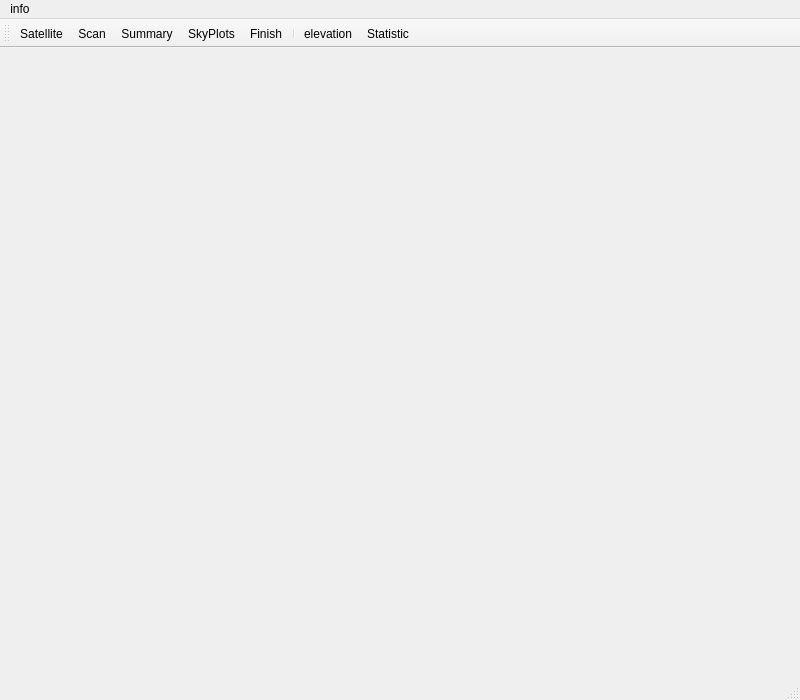
<?xml version="1.0" encoding="UTF-8"?>
<ui version="4.0">
 <class>SatelliteScheduling</class>
 <widget class="QMainWindow" name="SatelliteScheduling">
  <property name="geometry">
   <rect>
    <x>0</x>
    <y>0</y>
    <width>800</width>
    <height>700</height>
   </rect>
  </property>
  <property name="windowTitle">
   <string>MainWindow</string>
  </property>
  <widget class="QWidget" name="centralwidget">
   <layout class="QVBoxLayout" name="verticalLayout_13">
    <item>
     <widget class="QStackedWidget" name="stackedWidget">
      <property name="currentIndex">
       <number>5</number>
      </property>
      <widget class="QWidget" name="page">
       <layout class="QVBoxLayout" name="verticalLayout_5" stretch="2,3,0">
        <item>
         <widget class="QSplitter" name="splitter">
          <property name="orientation">
           <enum>Qt::Horizontal</enum>
          </property>
          <widget class="QGroupBox" name="groupBox">
           <property name="title">
            <string>Available</string>
           </property>
           <layout class="QVBoxLayout" name="verticalLayout">
            <item>
             <widget class="QTreeView" name="treeView_available">
              <property name="editTriggers">
               <set>QAbstractItemView::NoEditTriggers</set>
              </property>
              <property name="alternatingRowColors">
               <bool>true</bool>
              </property>
             </widget>
            </item>
            <item>
             <layout class="QHBoxLayout" name="horizontalLayout_2">
              <item>
               <widget class="QLabel" name="label_2">
                <property name="text">
                 <string>Filter:</string>
                </property>
               </widget>
              </item>
              <item>
               <widget class="QLineEdit" name="lineEdit_availableFilter"/>
              </item>
             </layout>
            </item>
           </layout>
          </widget>
          <widget class="QGroupBox" name="groupBox_2">
           <property name="title">
            <string>Selected</string>
           </property>
           <layout class="QVBoxLayout" name="verticalLayout_2">
            <item>
             <widget class="QTreeView" name="treeView_selected">
              <property name="alternatingRowColors">
               <bool>true</bool>
              </property>
             </widget>
            </item>
            <item>
             <layout class="QHBoxLayout" name="horizontalLayout_3">
              <item>
               <spacer name="horizontalSpacer">
                <property name="orientation">
                 <enum>Qt::Horizontal</enum>
                </property>
                <property name="sizeHint" stdset="0">
                 <size>
                  <width>40</width>
                  <height>20</height>
                 </size>
                </property>
               </spacer>
              </item>
              <item>
               <widget class="QPushButton" name="pushButton_saveList">
                <property name="text">
                 <string> save</string>
                </property>
                <property name="icon">
                 <iconset resource="../myresources.qrc">
                  <normaloff>:/icons/icons/document-export.png</normaloff>:/icons/icons/document-export.png</iconset>
                </property>
               </widget>
              </item>
              <item>
               <widget class="QPushButton" name="pushButton_loadList">
                <property name="text">
                 <string> load</string>
                </property>
                <property name="icon">
                 <iconset resource="../myresources.qrc">
                  <normaloff>:/icons/icons/folder-open-5.png</normaloff>:/icons/icons/folder-open-5.png</iconset>
                </property>
               </widget>
              </item>
             </layout>
            </item>
           </layout>
          </widget>
         </widget>
        </item>
        <item>
         <layout class="QHBoxLayout" name="horizontalLayout_map">
          <item>
           <widget class="QGroupBox" name="groupBox_3">
            <property name="title">
             <string>plot options</string>
            </property>
            <layout class="QVBoxLayout" name="verticalLayout_4">
             <item>
              <widget class="QCheckBox" name="checkBox_showTracks">
               <property name="text">
                <string>show tracks</string>
               </property>
              </widget>
             </item>
             <item>
              <widget class="QCheckBox" name="checkBox_showStations">
               <property name="text">
                <string>show stations</string>
               </property>
               <property name="checked">
                <bool>true</bool>
               </property>
              </widget>
             </item>
             <item>
              <widget class="QSlider" name="horizontalSlider_adjustTime">
               <property name="orientation">
                <enum>Qt::Horizontal</enum>
               </property>
              </widget>
             </item>
             <item>
              <widget class="QDateTimeEdit" name="dateTimeEdit_showTime"/>
             </item>
             <item>
              <spacer name="verticalSpacer">
               <property name="orientation">
                <enum>Qt::Vertical</enum>
               </property>
               <property name="sizeHint" stdset="0">
                <size>
                 <width>20</width>
                 <height>40</height>
                </size>
               </property>
              </spacer>
             </item>
            </layout>
           </widget>
          </item>
         </layout>
        </item>
        <item>
         <layout class="QHBoxLayout" name="horizontalLayout_5">
          <item>
           <widget class="QPushButton" name="pushButton_screenshot_worldmap">
            <property name="text">
             <string/>
            </property>
            <property name="icon">
             <iconset resource="../myresources.qrc">
              <normaloff>:/icons/icons/camera.png</normaloff>:/icons/icons/camera.png</iconset>
            </property>
           </widget>
          </item>
          <item>
           <spacer name="horizontalSpacer_2">
            <property name="orientation">
             <enum>Qt::Horizontal</enum>
            </property>
            <property name="sizeHint" stdset="0">
             <size>
              <width>40</width>
              <height>20</height>
             </size>
            </property>
           </spacer>
          </item>
          <item>
           <widget class="QPushButton" name="pushButton_showConstant">
            <property name="text">
             <string>show constant times</string>
            </property>
           </widget>
          </item>
          <item>
           <widget class="QPushButton" name="pushButton_process">
            <property name="text">
             <string>process</string>
            </property>
            <property name="icon">
             <iconset resource="../myresources.qrc">
              <normaloff>:/icons/icons/arrow-right-3.png</normaloff>:/icons/icons/arrow-right-3.png</iconset>
            </property>
           </widget>
          </item>
         </layout>
        </item>
       </layout>
      </widget>
      <widget class="QWidget" name="page_2">
       <layout class="QVBoxLayout" name="verticalLayout_6">
        <item>
         <widget class="QGroupBox" name="groupBox_4">
          <property name="title">
           <string>Select template</string>
          </property>
          <layout class="QVBoxLayout" name="verticalLayout_8">
           <item>
            <widget class="QTreeWidget" name="treeWidget_template">
             <column>
              <property name="text">
               <string>satellite</string>
              </property>
             </column>
             <column>
              <property name="text">
               <string>start</string>
              </property>
             </column>
             <column>
              <property name="text">
               <string>end</string>
              </property>
             </column>
             <column>
              <property name="text">
               <string>duration</string>
              </property>
             </column>
             <column>
              <property name="text">
               <string>station(s)</string>
              </property>
             </column>
            </widget>
           </item>
          </layout>
         </widget>
        </item>
        <item>
         <widget class="QGroupBox" name="groupBox_5">
          <property name="title">
           <string>Adjust</string>
          </property>
          <layout class="QVBoxLayout" name="verticalLayout_7">
           <item>
            <layout class="QHBoxLayout" name="horizontalLayout_6">
             <item>
              <widget class="QLabel" name="label_3">
               <property name="text">
                <string>Scan to satellite</string>
               </property>
              </widget>
             </item>
             <item>
              <widget class="QLabel" name="label_adjustSatName">
               <property name="text">
                <string/>
               </property>
              </widget>
             </item>
             <item>
              <spacer name="horizontalSpacer_4">
               <property name="orientation">
                <enum>Qt::Horizontal</enum>
               </property>
               <property name="sizeHint" stdset="0">
                <size>
                 <width>40</width>
                 <height>20</height>
                </size>
               </property>
              </spacer>
             </item>
            </layout>
           </item>
           <item>
            <widget class="QTableWidget" name="tableWidget_adjust">
             <attribute name="verticalHeaderVisible">
              <bool>false</bool>
             </attribute>
             <column>
              <property name="text">
               <string/>
              </property>
             </column>
             <column>
              <property name="text">
               <string>station</string>
              </property>
             </column>
             <column>
              <property name="text">
               <string>start</string>
              </property>
             </column>
             <column>
              <property name="text">
               <string>end</string>
              </property>
             </column>
             <column>
              <property name="text">
               <string>dur</string>
              </property>
             </column>
            </widget>
           </item>
          </layout>
         </widget>
        </item>
        <item>
         <layout class="QHBoxLayout" name="horizontalLayout_4">
          <item>
           <widget class="QLabel" name="label_numScans">
            <property name="text">
             <string/>
            </property>
           </widget>
          </item>
          <item>
           <widget class="QLabel" name="label_6">
            <property name="text">
             <string>scans selected</string>
            </property>
           </widget>
          </item>
          <item>
           <widget class="QPushButton" name="pushButton_adjustStart">
            <property name="text">
             <string>adjust start</string>
            </property>
           </widget>
          </item>
          <item>
           <spacer name="horizontalSpacer_3">
            <property name="orientation">
             <enum>Qt::Horizontal</enum>
            </property>
            <property name="sizeHint" stdset="0">
             <size>
              <width>40</width>
              <height>20</height>
             </size>
            </property>
           </spacer>
          </item>
          <item>
           <widget class="QPushButton" name="pushButton_checkAndSave">
            <property name="text">
             <string>check and save</string>
            </property>
            <property name="icon">
             <iconset resource="../myresources.qrc">
              <normaloff>:/icons/icons/dialog-ok-2.png</normaloff>:/icons/icons/dialog-ok-2.png</iconset>
            </property>
           </widget>
          </item>
         </layout>
        </item>
       </layout>
      </widget>
      <widget class="QWidget" name="page_3">
       <layout class="QVBoxLayout" name="verticalLayout_9">
        <item>
         <layout class="QHBoxLayout" name="horizontalLayout_9">
          <item>
           <widget class="QGroupBox" name="groupBox_6">
            <property name="title">
             <string>general information</string>
            </property>
            <layout class="QHBoxLayout" name="horizontalLayout_8">
             <item>
              <layout class="QFormLayout" name="formLayout">
               <item row="0" column="0">
                <widget class="QLabel" name="label_4">
                 <property name="text">
                  <string>session start time</string>
                 </property>
                </widget>
               </item>
               <item row="0" column="1">
                <widget class="QDateTimeEdit" name="dateTimeEdit_sessionStart">
                 <property name="readOnly">
                  <bool>true</bool>
                 </property>
                 <property name="buttonSymbols">
                  <enum>QAbstractSpinBox::NoButtons</enum>
                 </property>
                </widget>
               </item>
               <item row="1" column="0">
                <widget class="QLabel" name="label_5">
                 <property name="text">
                  <string>session end time</string>
                 </property>
                </widget>
               </item>
               <item row="1" column="1">
                <widget class="QDateTimeEdit" name="dateTimeEdit_sessionEnd">
                 <property name="readOnly">
                  <bool>true</bool>
                 </property>
                 <property name="buttonSymbols">
                  <enum>QAbstractSpinBox::NoButtons</enum>
                 </property>
                </widget>
               </item>
               <item row="2" column="0">
                <widget class="QLabel" name="label_7">
                 <property name="text">
                  <string>list of stations</string>
                 </property>
                </widget>
               </item>
               <item row="2" column="1">
                <widget class="QListWidget" name="listWidget_listOfStations"/>
               </item>
              </layout>
             </item>
            </layout>
           </widget>
          </item>
          <item>
           <widget class="QGroupBox" name="groupBox_8">
            <property name="title">
             <string>constant times</string>
            </property>
            <layout class="QFormLayout" name="formLayout_2">
             <item row="0" column="0">
              <widget class="QLabel" name="label_9">
               <property name="text">
                <string>field system</string>
               </property>
              </widget>
             </item>
             <item row="0" column="1">
              <widget class="QSpinBox" name="spinBox_fs">
               <property name="readOnly">
                <bool>true</bool>
               </property>
               <property name="value">
                <number>6</number>
               </property>
              </widget>
             </item>
             <item row="1" column="0">
              <widget class="QLabel" name="label_8">
               <property name="text">
                <string>preob</string>
               </property>
              </widget>
             </item>
             <item row="1" column="1">
              <widget class="QSpinBox" name="spinBox_preob">
               <property name="readOnly">
                <bool>true</bool>
               </property>
               <property name="value">
                <number>10</number>
               </property>
               <property name="displayIntegerBase">
                <number>10</number>
               </property>
              </widget>
             </item>
            </layout>
           </widget>
          </item>
         </layout>
        </item>
        <item>
         <widget class="QGroupBox" name="groupBox_7">
          <property name="title">
           <string>selected scans</string>
          </property>
          <layout class="QVBoxLayout" name="verticalLayout_10">
           <item>
            <widget class="QTreeWidget" name="treeWidget_listOfSelectedScans">
             <column>
              <property name="text">
               <string>satellite</string>
              </property>
             </column>
             <column>
              <property name="text">
               <string>start</string>
              </property>
             </column>
             <column>
              <property name="text">
               <string>end</string>
              </property>
             </column>
             <column>
              <property name="text">
               <string>duration</string>
              </property>
             </column>
             <column>
              <property name="text">
               <string>station(s)</string>
              </property>
             </column>
            </widget>
           </item>
           <item>
            <layout class="QHBoxLayout" name="horizontalLayout_7">
             <property name="spacing">
              <number>6</number>
             </property>
             <property name="sizeConstraint">
              <enum>QLayout::SetDefaultConstraint</enum>
             </property>
             <property name="bottomMargin">
              <number>0</number>
             </property>
             <item>
              <spacer name="horizontalSpacer_5">
               <property name="orientation">
                <enum>Qt::Horizontal</enum>
               </property>
               <property name="sizeHint" stdset="0">
                <size>
                 <width>40</width>
                 <height>20</height>
                </size>
               </property>
              </spacer>
             </item>
             <item>
              <widget class="QPushButton" name="pushButton_removeScan">
               <property name="enabled">
                <bool>true</bool>
               </property>
               <property name="text">
                <string>Remove</string>
               </property>
               <property name="icon">
                <iconset resource="../myresources.qrc">
                 <normaloff>:/icons/icons/edit-delete-6.png</normaloff>:/icons/icons/edit-delete-6.png</iconset>
               </property>
               <property name="checkable">
                <bool>false</bool>
               </property>
               <property name="checked">
                <bool>false</bool>
               </property>
               <property name="autoDefault">
                <bool>false</bool>
               </property>
              </widget>
             </item>
            </layout>
           </item>
          </layout>
         </widget>
        </item>
       </layout>
      </widget>
      <widget class="QWidget" name="page_4">
       <layout class="QVBoxLayout" name="verticalLayout_21">
        <item>
         <layout class="QVBoxLayout" name="verticalLayout_16">
          <item>
           <widget class="QSplitter" name="splitter_ScanPlots_horizontal">
            <property name="orientation">
             <enum>Qt::Vertical</enum>
            </property>
            <widget class="QTreeWidget" name="treeWidget_selectedScanPlots">
             <column>
              <property name="text">
               <string>satellite</string>
              </property>
             </column>
             <column>
              <property name="text">
               <string>start</string>
              </property>
             </column>
             <column>
              <property name="text">
               <string>end</string>
              </property>
             </column>
             <column>
              <property name="text">
               <string>duration</string>
              </property>
             </column>
             <column>
              <property name="text">
               <string>station(s)</string>
              </property>
             </column>
            </widget>
            <widget class="QSplitter" name="splitter_ScanPlots_vertical">
             <property name="orientation">
              <enum>Qt::Horizontal</enum>
             </property>
             <widget class="QWidget" name="horizontalLayoutWidget">
              <layout class="QHBoxLayout" name="SkyPlot_Scan"/>
             </widget>
             <widget class="QWidget" name="horizontalLayoutWidget_2">
              <layout class="QHBoxLayout" name="ElevationPlot_Scan"/>
             </widget>
            </widget>
           </widget>
          </item>
          <item>
           <layout class="QHBoxLayout" name="horizontalLayout_12">
            <item>
             <widget class="QPushButton" name="pushButton_screenshot_SkyPlotScan">
              <property name="text">
               <string/>
              </property>
              <property name="icon">
               <iconset resource="../myresources.qrc">
                <normaloff>:/icons/icons/camera.png</normaloff>:/icons/icons/camera.png</iconset>
              </property>
             </widget>
            </item>
            <item>
             <spacer name="horizontalSpacer_8">
              <property name="orientation">
               <enum>Qt::Horizontal</enum>
              </property>
              <property name="sizeHint" stdset="0">
               <size>
                <width>37</width>
                <height>17</height>
               </size>
              </property>
             </spacer>
            </item>
            <item>
             <widget class="QPushButton" name="pushButton_screenshot_ElevationPlotScan">
              <property name="text">
               <string/>
              </property>
              <property name="icon">
               <iconset resource="../myresources.qrc">
                <normaloff>:/icons/icons/camera.png</normaloff>:/icons/icons/camera.png</iconset>
              </property>
             </widget>
            </item>
           </layout>
          </item>
         </layout>
        </item>
        <item>
         <layout class="QVBoxLayout" name="verticalLayout_20"/>
        </item>
       </layout>
      </widget>
      <widget class="QWidget" name="page_elevation">
       <layout class="QVBoxLayout" name="verticalLayout_12">
        <item>
         <widget class="QSplitter" name="splitter_satelliteElevation">
          <property name="orientation">
           <enum>Qt::Horizontal</enum>
          </property>
          <widget class="QWidget" name="layoutWidget">
           <layout class="QVBoxLayout" name="verticalLayout_11">
            <item>
             <layout class="QHBoxLayout" name="horizontalLayout_10">
              <item>
               <spacer name="horizontalSpacer_7">
                <property name="orientation">
                 <enum>Qt::Horizontal</enum>
                </property>
                <property name="sizeHint" stdset="0">
                 <size>
                  <width>40</width>
                  <height>20</height>
                 </size>
                </property>
               </spacer>
              </item>
              <item>
               <widget class="QLabel" name="label_10">
                <property name="text">
                 <string>Satellites</string>
                </property>
               </widget>
              </item>
              <item>
               <spacer name="horizontalSpacer_6">
                <property name="orientation">
                 <enum>Qt::Horizontal</enum>
                </property>
                <property name="sizeHint" stdset="0">
                 <size>
                  <width>40</width>
                  <height>20</height>
                 </size>
                </property>
               </spacer>
              </item>
              <item>
               <widget class="QPushButton" name="pushButton_screenshot_ElevationPlot">
                <property name="text">
                 <string/>
                </property>
                <property name="icon">
                 <iconset resource="../myresources.qrc">
                  <normaloff>:/icons/icons/camera.png</normaloff>:/icons/icons/camera.png</iconset>
                </property>
               </widget>
              </item>
             </layout>
            </item>
            <item>
             <widget class="QTreeView" name="treeView_satellites">
              <property name="enabled">
               <bool>true</bool>
              </property>
             </widget>
            </item>
            <item>
             <widget class="QLineEdit" name="lineEdit_satelliteElevation"/>
            </item>
           </layout>
          </widget>
          <widget class="QWidget" name="horizontalLayoutWidget_3">
           <layout class="QHBoxLayout" name="ElevationPlot"/>
          </widget>
         </widget>
        </item>
       </layout>
      </widget>
      <widget class="QWidget" name="page_7">
       <layout class="QHBoxLayout" name="horizontalLayout_15"/>
      </widget>
      <widget class="QWidget" name="page_statistics">
       <layout class="QVBoxLayout" name="verticalLayout_14">
        <item>
         <widget class="QTabWidget" name="tabWidget">
          <property name="currentIndex">
           <number>1</number>
          </property>
          <widget class="QWidget" name="table">
           <property name="contextMenuPolicy">
            <enum>Qt::NoContextMenu</enum>
           </property>
           <attribute name="title">
            <string>Table</string>
           </attribute>
           <layout class="QVBoxLayout" name="verticalLayout_18">
            <item>
             <layout class="QVBoxLayout" name="verticalLayout_15">
              <item>
               <layout class="QHBoxLayout" name="horizontalLayout_11"/>
              </item>
              <item>
               <widget class="QTreeView" name="treeView_satelliteListStatistics_table">
                <property name="enabled">
                 <bool>true</bool>
                </property>
               </widget>
              </item>
              <item>
               <widget class="QLineEdit" name="lineEdit_satelliteStatistics_table">
                <property name="enabled">
                 <bool>true</bool>
                </property>
                <property name="text">
                 <string/>
                </property>
               </widget>
              </item>
             </layout>
            </item>
           </layout>
          </widget>
          <widget class="QWidget" name="singlePlot">
           <attribute name="title">
            <string>Plots</string>
           </attribute>
           <layout class="QVBoxLayout" name="verticalLayout_3">
            <item>
             <widget class="QSplitter" name="splitter_satelliteStatistics">
              <property name="orientation">
               <enum>Qt::Horizontal</enum>
              </property>
              <widget class="QWidget" name="layoutWidget">
               <layout class="QVBoxLayout" name="verticalLayout_satelliteStatistics">
                <item>
                 <layout class="QHBoxLayout" name="horizontalLayout_14">
                  <item>
                   <spacer name="horizontalSpacer_10">
                    <property name="orientation">
                     <enum>Qt::Horizontal</enum>
                    </property>
                    <property name="sizeHint" stdset="0">
                     <size>
                      <width>40</width>
                      <height>20</height>
                     </size>
                    </property>
                   </spacer>
                  </item>
                  <item>
                   <widget class="QLabel" name="label_12">
                    <property name="text">
                     <string>Satellites</string>
                    </property>
                   </widget>
                  </item>
                  <item>
                   <spacer name="horizontalSpacer_12">
                    <property name="orientation">
                     <enum>Qt::Horizontal</enum>
                    </property>
                    <property name="sizeHint" stdset="0">
                     <size>
                      <width>40</width>
                      <height>20</height>
                     </size>
                    </property>
                   </spacer>
                  </item>
                  <item>
                   <widget class="QPushButton" name="pushButton_screenshot_BarPlotVisibilitySingle">
                    <property name="text">
                     <string/>
                    </property>
                    <property name="icon">
                     <iconset resource="../myresources.qrc">
                      <normaloff>:/icons/icons/camera.png</normaloff>:/icons/icons/camera.png</iconset>
                    </property>
                   </widget>
                  </item>
                 </layout>
                </item>
                <item>
                 <widget class="QTreeView" name="treeView_satelliteListStatistics">
                  <property name="enabled">
                   <bool>true</bool>
                  </property>
                 </widget>
                </item>
                <item>
                 <widget class="QLineEdit" name="lineEdit_satelliteStatistics"/>
                </item>
               </layout>
              </widget>
              <widget class="QWidget" name="horizontalLayoutWidget_6">
               <layout class="QHBoxLayout" name="BarPlotVisibilitySingle"/>
              </widget>
             </widget>
            </item>
           </layout>
          </widget>
          <widget class="QWidget" name="stackedPlot">
           <attribute name="title">
            <string>Stacked Plot</string>
           </attribute>
           <layout class="QVBoxLayout" name="verticalLayout_17">
            <item>
             <layout class="QHBoxLayout" name="horizontalLayout_13">
              <item>
               <spacer name="horizontalSpacer_9">
                <property name="orientation">
                 <enum>Qt::Horizontal</enum>
                </property>
                <property name="sizeHint" stdset="0">
                 <size>
                  <width>40</width>
                  <height>20</height>
                 </size>
                </property>
               </spacer>
              </item>
              <item>
               <widget class="QPushButton" name="pushButton_screenshot_BarPlotVisibilityStacked">
                <property name="text">
                 <string/>
                </property>
                <property name="icon">
                 <iconset resource="../myresources.qrc">
                  <normaloff>:/icons/icons/camera.png</normaloff>:/icons/icons/camera.png</iconset>
                </property>
               </widget>
              </item>
             </layout>
            </item>
            <item>
             <layout class="QHBoxLayout" name="BarPlotVisibilityStacked"/>
            </item>
            <item>
             <widget class="QScrollBar" name="horizontalScrollBar_stackedPlot">
              <property name="orientation">
               <enum>Qt::Horizontal</enum>
              </property>
             </widget>
            </item>
           </layout>
          </widget>
         </widget>
        </item>
       </layout>
      </widget>
     </widget>
    </item>
   </layout>
  </widget>
  <widget class="QStatusBar" name="statusbar"/>
  <widget class="QMenuBar" name="menubar">
   <property name="enabled">
    <bool>true</bool>
   </property>
   <property name="geometry">
    <rect>
     <x>0</x>
     <y>0</y>
     <width>800</width>
     <height>22</height>
    </rect>
   </property>
   <widget class="QMenu" name="menuSelect">
    <property name="title">
     <string>info</string>
    </property>
    <property name="toolTipsVisible">
     <bool>true</bool>
    </property>
    <addaction name="actionInfo"/>
    <addaction name="separator"/>
    <addaction name="actionStatistic"/>
   </widget>
   <addaction name="menuSelect"/>
  </widget>
  <widget class="QToolBar" name="toolBar">
   <property name="windowTitle">
    <string>toolBar</string>
   </property>
   <attribute name="toolBarArea">
    <enum>TopToolBarArea</enum>
   </attribute>
   <attribute name="toolBarBreak">
    <bool>false</bool>
   </attribute>
   <addaction name="actionSatellite"/>
   <addaction name="actionScan"/>
   <addaction name="actionInfo"/>
   <addaction name="actionSkyPlots"/>
   <addaction name="actionFinish"/>
   <addaction name="separator"/>
   <addaction name="actionElevation"/>
   <addaction name="actionStatistic"/>
  </widget>
  <action name="actionSatellite">
   <property name="icon">
    <iconset resource="../myresources.qrc">
     <normaloff>:/icons/icons/satellite.png</normaloff>:/icons/icons/satellite.png</iconset>
   </property>
   <property name="text">
    <string>Satellite</string>
   </property>
  </action>
  <action name="actionScan">
   <property name="icon">
    <iconset resource="../myresources.qrc">
     <normaloff>:/icons/icons/draw-line-2.png</normaloff>:/icons/icons/draw-line-2.png</iconset>
   </property>
   <property name="text">
    <string>Scan</string>
   </property>
  </action>
  <action name="actionInfo">
   <property name="icon">
    <iconset resource="../myresources.qrc">
     <normaloff>:/icons/icons/documentation.png</normaloff>:/icons/icons/documentation.png</iconset>
   </property>
   <property name="text">
    <string>Summary</string>
   </property>
  </action>
  <action name="actionStatistic">
   <property name="icon">
    <iconset resource="../myresources.qrc">
     <normaloff>:/icons/icons/office-chart-bar.png</normaloff>:/icons/icons/office-chart-bar.png</iconset>
   </property>
   <property name="text">
    <string>Statistic</string>
   </property>
   <property name="toolTip">
    <string>statistic</string>
   </property>
  </action>
  <action name="actionSatellite_2">
   <property name="icon">
    <iconset>
     <normaloff>:/icons/icons/onlySatellite30.png</normaloff>:/icons/icons/onlySatellite30.png</iconset>
   </property>
   <property name="text">
    <string>Satellite</string>
   </property>
  </action>
  <action name="actionElevation">
   <property name="icon">
    <iconset resource="../myresources.qrc">
     <normaloff>:/icons/icons/station_white.png</normaloff>:/icons/icons/station_white.png</iconset>
   </property>
   <property name="text">
    <string>elevation</string>
   </property>
  </action>
  <action name="actionSkyPlots">
   <property name="icon">
    <iconset resource="../myresources.qrc">
     <normaloff>:/icons/icons/sky_coverage.png</normaloff>:/icons/icons/sky_coverage.png</iconset>
   </property>
   <property name="text">
    <string>SkyPlots</string>
   </property>
  </action>
  <action name="actionFinish">
   <property name="icon">
    <iconset resource="../myresources.qrc">
     <normaloff>:/icons/icons/dialog-ok-2.png</normaloff>:/icons/icons/dialog-ok-2.png</iconset>
   </property>
   <property name="text">
    <string>Finish</string>
   </property>
  </action>
 </widget>
 <resources>
  <include location="../myresources.qrc"/>
 </resources>
 <connections/>
</ui>
